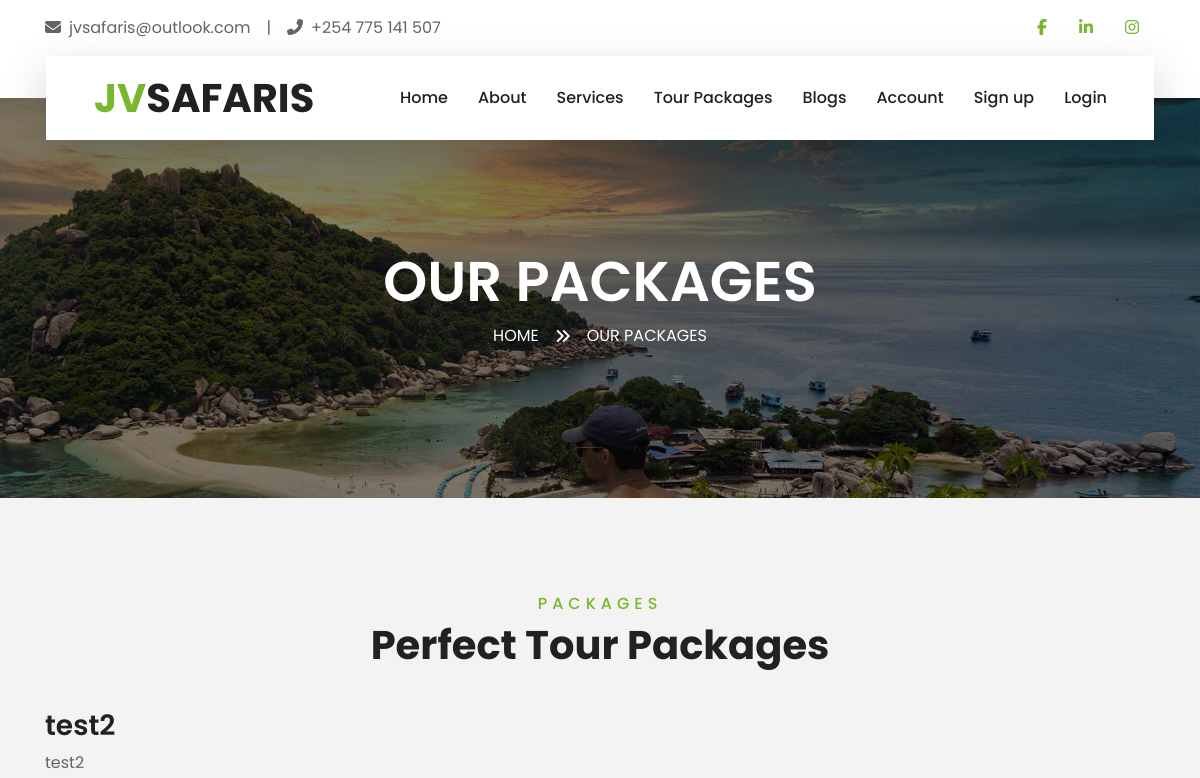
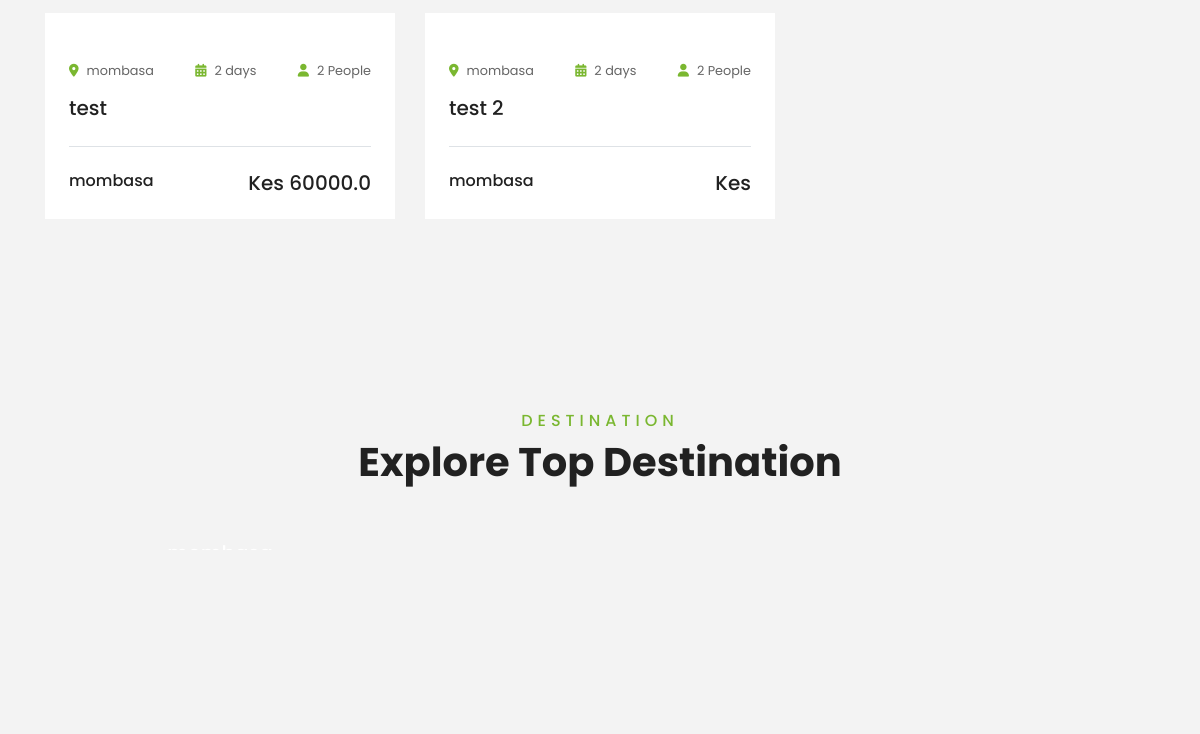
Page /packages/ (upper part) on the earlier database version (2 pictures, top to bottom).
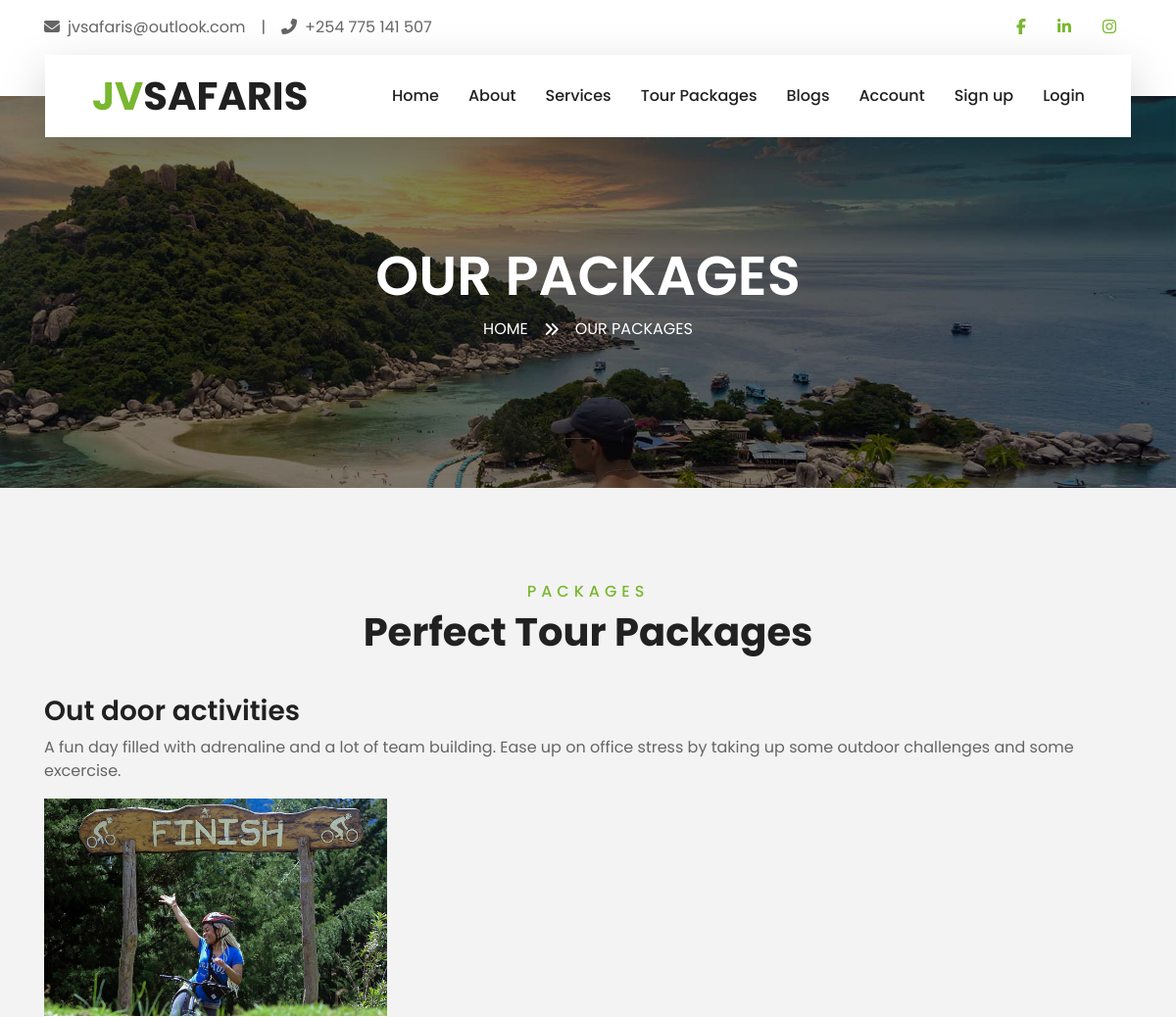
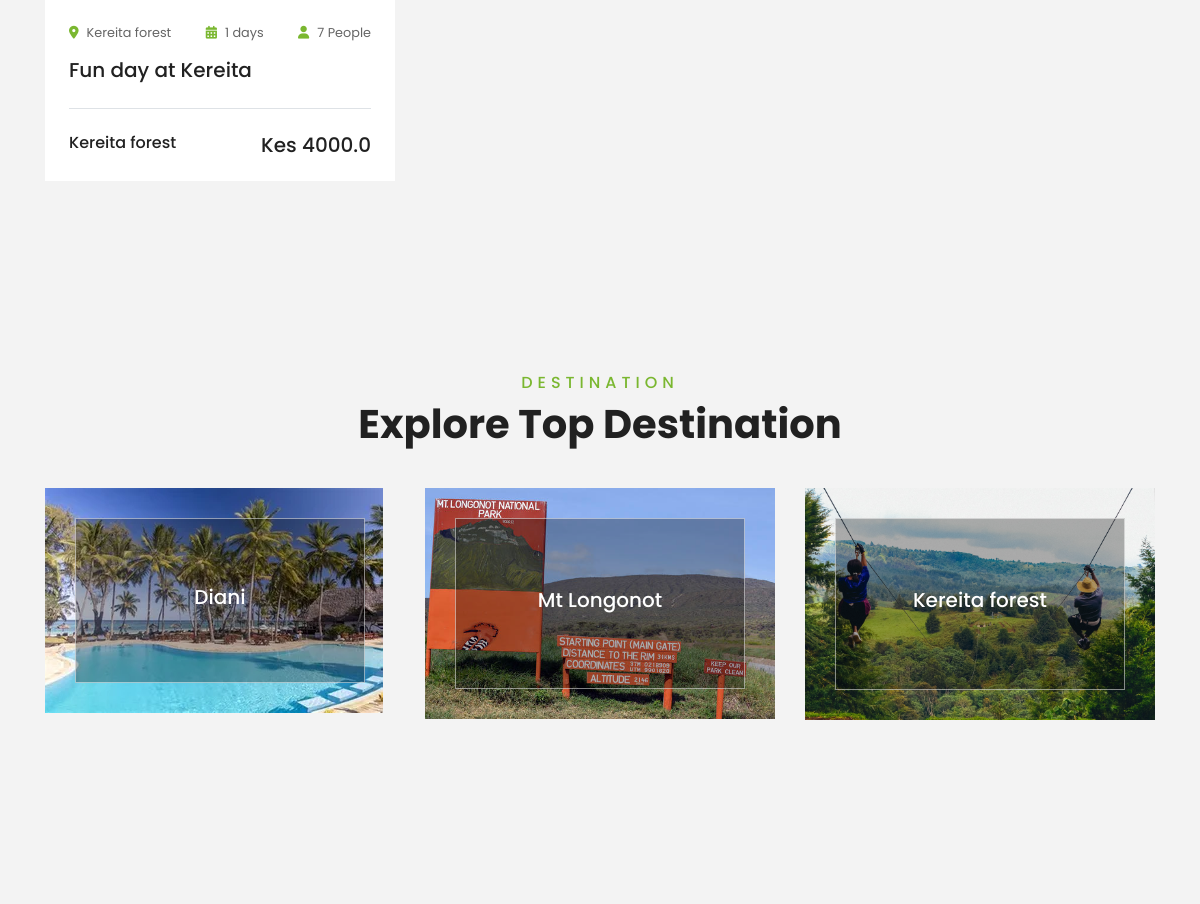
Same page on the later database version (2 pictures, top to bottom).
### JVSafarisMain/models.py (models this page shows, shortened)
class PackageCategory(models.Model):
    name = models.CharField(max_length=255)
    description = models.CharField(max_length=1200)

class Package(models.Model):
    package_name = models.CharField(max_length=400)
    start_date = models.DateField()
    end_date = models.DateField()
    package_desc = models.CharField(max_length=1000)
    image = models.FileField(default = '')
    destination = models.ForeignKey(Destination,on_delete = models.CASCADE,default = 1)
    duration = models.IntegerField(default = 2)
    population = models.IntegerField(default = 2)
    kids = models.IntegerField(default=0)
    category = models.ForeignKey(PackageCategory,on_delete=models.CASCADE)
    def price(self):
        cost = self.packagecharter_set.order_by('-id').first()
        return cost

class Destination(models.Model):
    destinantion_name = models.CharField(max_length = 400)
    image = models.FileField(default = '')
    def __str__(self):
        return self.destinantion_name

class PackageCharter(models.Model):
    package = models.ForeignKey(Package,on_delete=models.CASCADE)
    start_date = models.DateField()
    end_date = models.DateField()
    charge = models.FloatField()

### JVSafarisMain/views.py (the view)
# urls.py: path('packages/',views.packages,name = 'packages'),
def packages(request):
    packages = Package.objects.all()
    destinations = Destination.objects.all()
    categories = PackageCategory.objects.all()
    return render(request,'JVSafarisMain/package.html',{
        'packages':packages,
        'destinations':destinations,
        'package_categories':categories
        })

### JVSafarisMain/templates/jvsafarismain/package.html (shortened to what this page needs)
{%extends 'JVSafarisMain/base.html'%}
{%load static%}
{%block pagetitle%}
Our packages
{%endblock%}
{%block subtitle%}
Our packages
{%endblock%}
{%block body%}
    <div class="container-fluid py-5">
        <div class="container pt-5 pb-3">
            <div class="text-center mb-3 pb-3">
                <h6 class="text-primary text-uppercase" style="letter-spacing: 5px;">Packages</h6>
                <h1>Perfect Tour Packages</h1>
            </div>
           {%for category in package_categories%}
           {%if category.package_set.count <= 0%}
           <div></div>
           {%else%}
           <h3>{{category.name}}</h3>
          <p>{{category.description}}</p>
           <div class="row">
           {%for package in category.package_set.all%}
            <div class="col-lg-4 col-md-6 mb-4">
                <div class="package-item bg-white mb-2">
                   <a href="{%url 'JVS:package-desc' package.id%}"> <img class="img-fluid" src="{{package.image.url}}" alt=""></a>
                    <div class="p-4">
                        <div class="d-flex justify-content-between mb-3">
                            <small class="m-0"><i class="fa fa-map-marker-alt text-primary mr-2"></i>{{package.destination}}</small>
                            <small class="m-0"><i class="fa fa-calendar-alt text-primary mr-2"></i>{{package.duration}} days</small>
                            <small class="m-0"><i class="fa fa-user text-primary mr-2"></i>{{package.population}} People</small>
                        </div>
                        <a class="h5 text-decoration-none" href="{%url 'JVS:package-desc' package.id%}">{{package.package_name}}</a>
                        <div class="border-top mt-4 pt-4">
                            <div class="d-flex justify-content-between">
                                <h6 class="m-0">{{package.destination.destinantion_name}}</h6>
                                <h5 class="m-0">Kes {{package.price.charge}}</h5>
                            </div>
                        </div>
                    </div>
                </div>
            </div>
           {%endfor%}
        </div>
           {%endif%}
           {%endfor%}
        </div>
    </div>
    <div class="container-fluid py-5">
        <div class="container pt-5 pb-3">
            <div class="text-center mb-3 pb-3">
                <h6 class="text-primary text-uppercase" style="letter-spacing: 5px;">Destination</h6>
                <h1>Explore Top Destination</h1>
            </div>
            <div class="row">
                {%for destination in destinations%}
                <div class="col-lg-4 col-md-6 mb-4">
                    <div class="destination-item position-relative overflow-hidden mb-2">
                        <img class="img-fluid" src="{{destination.image.url}}" alt="">
                        <a class="destination-overlay text-white text-decoration-none" href="">
                            <h5 class="text-white">{{destination.destinantion_name}}</h5>
                        </a>
                    </div>
                </div>
                {%endfor%}
            </div>
        </div>
    </div>
    {%endblock%}

### JVSafarisMain/templates/jvsafarismain/base.html (shortened to what this page needs)
{%load static%}
<!DOCTYPE html>
<html lang="en">
<head>
    <link href="https://cdnjs.cloudflare.com/ajax/libs/font-awesome/5.10.0/css/all.min.css" rel="stylesheet">
    <link href="{%static 'JVSafarisMain/lib/owlcarousel/assets/owl.carousel.min.css'%}" rel="stylesheet">
    <link href="{%static 'JVSafarisMain/lib/tempusdominus/css/tempusdominus-bootstrap-4.min.css'%}" rel="stylesheet" />
    <link href="{%static 'JVSafarisMain/css/style.css'%}" rel="stylesheet">
</head>
<body>
    <div class="container-fluid bg-light pt-3 d-none d-lg-block">
        <div class="container">
            <div class="row">
                <div class="col-lg-6 text-center text-lg-left mb-2 mb-lg-0">
                    <div class="d-inline-flex align-items-center">
                        <p><i class="fa fa-envelope mr-2"></i>jvsafaris@outlook.com</p>
                        <p class="text-body px-3">|</p>
                        <p><i class="fa fa-phone-alt mr-2"></i>+254 775 141 507</p>
                    </div>
                </div>
                <div class="col-lg-6 text-center text-lg-right">
                    <div class="d-inline-flex align-items-center">
                        <a class="text-primary px-3" href="https://www.facebook.com/profile.php?id=100086960535828">
                            <i class="fab fa-facebook-f"></i>
                        </a>
                        <a class="text-primary px-3" href="https://www.linkedin.com/company/jvsafaris-travel-agency/">
                            <i class="fab fa-linkedin-in"></i>
                        </a>
                        <a class="text-primary px-3" href="https://www.instagram.com/jvsafaris_travell_agency/">
                            <i class="fab fa-instagram"></i>
                        </a>
                    </div>
                </div>
            </div>
        </div>
    </div>
    <div class="container-fluid position-relative nav-bar p-0">
        <div class="container-lg position-relative p-0 px-lg-3" style="z-index: 9;">
            <nav class="navbar navbar-expand-lg bg-light navbar-light shadow-lg py-3 py-lg-0 pl-3 pl-lg-5">
                <a href="{%url 'JVS:index'%}" class="navbar-brand">
                    <h1 class="m-0 text-primary">JV<span class="text-dark">SAFARIS</span></h1>
                </a>
                <div class="collapse navbar-collapse justify-content-between px-3" id="navbarCollapse">
                    <div class="navbar-nav ml-auto py-0">
                        <a href="{%url 'JVS:index' %}" class="nav-item nav-link">Home</a>
                        <a href="{%url 'JVS:about'%}" class="nav-item nav-link">About</a>
                        <a href="{%url 'JVS:services'%}" class="nav-item nav-link">Services</a>
                        <a href="{%url 'JVS:packages'%}" class="nav-item nav-link">Tour Packages</a>
                        <a href="{%url 'JVSBlogs:index'%}?page=1" class="nav-item nav-link">Blogs</a>
                        <a href="{%url 'JVS:myAccount'%}" class="nav-item nav-link">Account</a>
                    {%if user.is_authenticated%}
                    <a href="{%url 'JVS:logout'%}" class="nav-item nav-link" >Log out</a>
                    {%else%}
                    <a href="" class="nav-item nav-link" data-bs-toggle="modal" data-bs-target="#sign-up">Sign up</a>
                    <a href="" class="nav-item nav-link" data-bs-toggle="modal" data-bs-target="#login">Login</a>
                    {%endif%}
                    </div>
                </div>
            </nav>
        </div>
    </div>
    <div class="container-fluid page-header">
        <div class="container">
            <div class="d-flex flex-column align-items-center justify-content-center" style="min-height: 400px">
                <h3 class="display-4 text-white text-uppercase">{%block pagetitle%}  {%endblock%}</h3>
                <div class="d-inline-flex text-white">
                    <p class="m-0 text-uppercase"><a class="text-white" href="">Home</a></p>
                    <i class="fa fa-angle-double-right pt-1 px-3"></i>
                    <p class="m-0 text-uppercase">{%block subtitle%}  {%endblock%}</p>
                </div>
            </div>
        </div>
    </div>
    {%block body%}
    {%endblock%}
<script src="https://kit.fontawesome.com/d90233e428.js"></script></body>
</html>

Differences in the rows shown:
removed PackageCategory: name "test2", description "test2"
removed Package: destination "mombasa", duration "2", population "2", package_name "test", destination.destinantion_name "mombasa", price.charge "60000.0", shown under "test2"
removed Package: destination "mombasa", duration "2", population "2", package_name "test 2", destination.destinantion_name "mombasa", shown under "test2"
added PackageCategory: name "Out door activities", description "A fun day filled with adrenaline and a lot of team building. Ease up on office stress by taking up some outdoor challenges and some excercise."
added Package: image (picture), destination "Kereita forest", duration "1", population "7", package_name "Fun day at Kereita", destination.destinantion_name "Kereita forest", price.charge "4000.0", shown under "Out door activities"
added Destination: image (picture), destinantion_name "Diani"
added Destination: image (picture), destinantion_name "Mt Longonot"
added Destination: image (picture), destinantion_name "Kereita forest"
